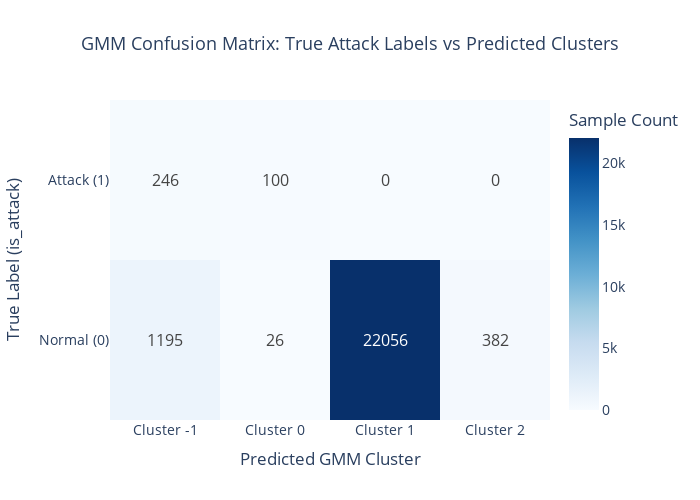

Notebook cell for this chart:
### Markdown cell above
### Semisupervised evaluation

### Code cell
cm_df = pd.crosstab(y, hdb_labels, rownames=['is_attack'], colnames=['gmm_label'])

# Extract data
z = cm_df.values
x = [f"Cluster {col}" for col in cm_df.columns]  # e.g., ["Cluster 0", "Cluster 1", ...]
y_labels = ["Normal (0)", "Attack (1)"]           # Row labels

# Create heatmap
fig = go.Figure(data=go.Heatmap(
    z=z,
    x=x,
    y=y_labels,
    colorscale='Blues',
    text=z,
    texttemplate="%{text}",
    textfont={"size": 16},
    hovertemplate=(
        "<b>True Class:</b> %{y}<br>" +
        "<b>Predicted Cluster:</b> %{x}<br>" +
        "<b>Count:</b> %{z}<extra></extra>"
    ),
    colorbar=dict(title="Sample Count")
))

# Update layout
fig.update_layout(
    title={
        'text': "HDBSCAN Confusion Matrix: True Attack Labels vs Predicted Clusters",
        'x': 0.5,
        'xanchor': 'center',
        'font': {'size': 18}
    },
    xaxis_title="Predicted HDBSCAN Cluster",
    yaxis_title="True Label (is_attack)",
    width=700,
    height=500,
    font=dict(size=14)
)

fig.show()

### Figure 1 — Plotly figure (JSON) as saved in the notebook; plotly's stock layout.template omitted (floating-point values rounded to 4 significant figures)
{"data": [{"colorbar": {"title": {"text": "Sample Count"}}, "colorscale": [[0, "rgb(247,251,255)"], [0.125, "rgb(222,235,247)"], [0.25, "rgb(198,219,239)"], [0.375, "rgb(158,202,225)"], [0.5, "rgb(107,174,214)"], [0.625, "rgb(66,146,198)"], [0.75, "rgb(33,113,181)"], [0.875, "rgb(8,81,156)"], [1, "rgb(8,48,107)"]], "hovertemplate": "<b>True Class:</b> %{y}<br><b>Predicted Cluster:</b> %{x}<br><b>Count:</b> %{z}<extra></extra>", "text": [[1195, 26, 22056, 382], [246, 100, 0, 0]], "textfont": {"size": 16}, "texttemplate": "%{text}", "type": "heatmap", "x": ["Cluster -1", "Cluster 0", "Cluster 1", "Cluster 2"], "y": ["Normal (0)", "Attack (1)"], "z": [[1195, 26, 22056, 382], [246, 100, 0, 0]]}], "layout": {"font": {"size": 14}, "height": 500, "title": {"font": {"size": 18}, "text": "GMM Confusion Matrix: True Attack Labels vs Predicted Clusters", "x": 0.5, "xanchor": "center"}, "width": 700, "xaxis": {"title": {"text": "Predicted GMM Cluster"}}, "yaxis": {"title": {"text": "True Label (is_attack)"}}}}
